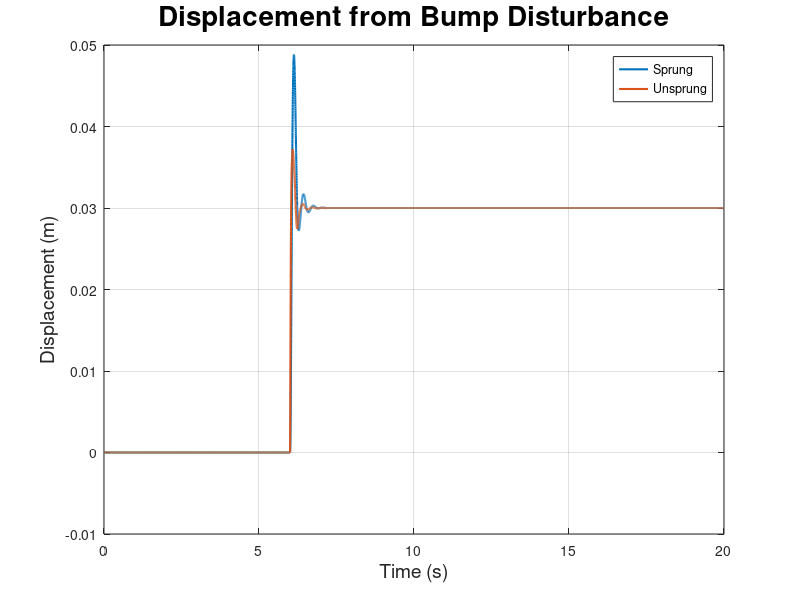
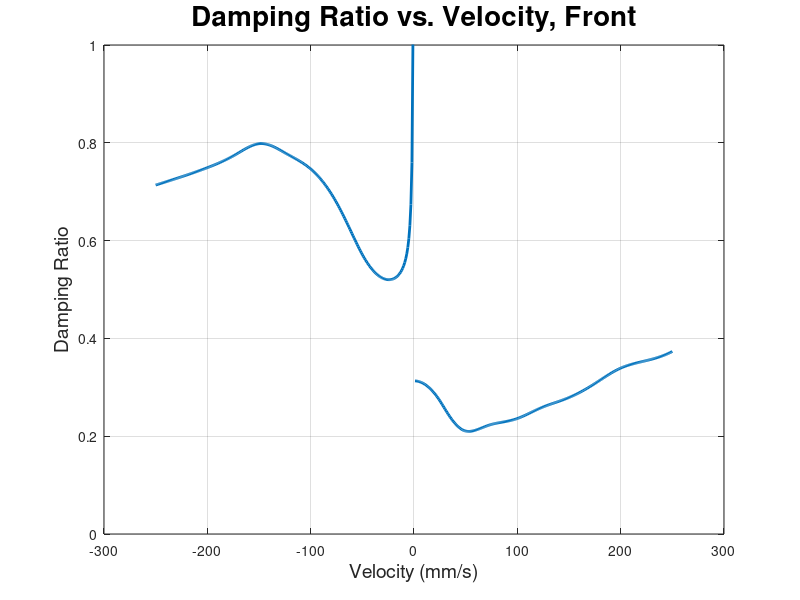
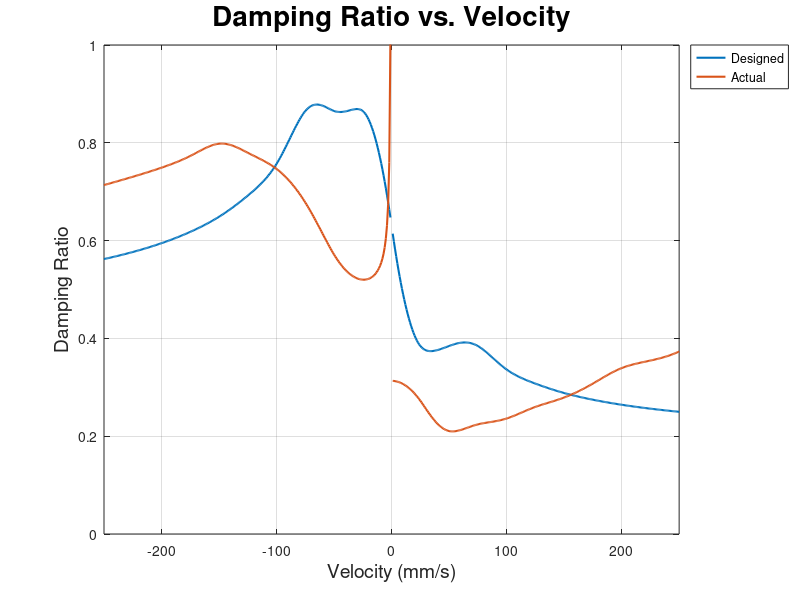
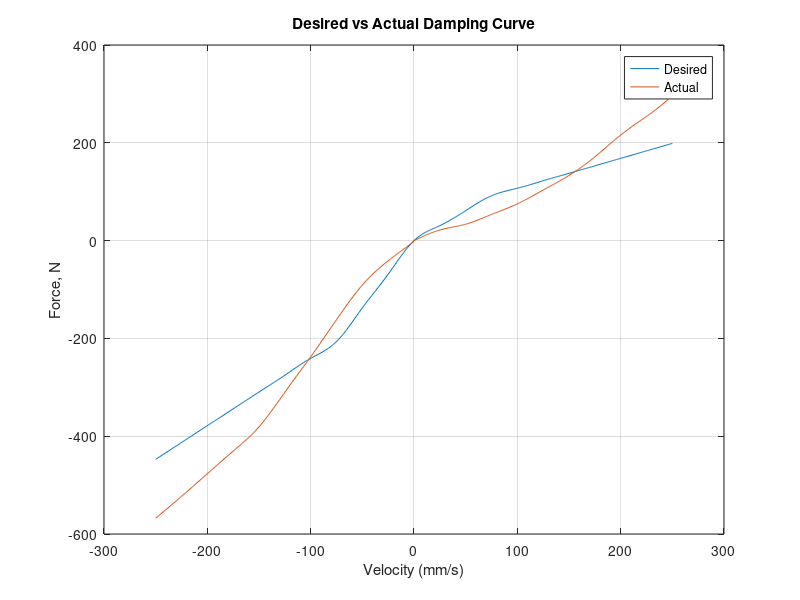

Reproduce these figures in MATLAB, in order.
% inputs

% FRONT axle only - compute rear separately

m1 = 141.885/2;  % sprung mass, kg
m2 =  22.36/2;  % unsprung mass, kg 
k = 35683.525;  % spring rate, N/m
kt = 101573.528;  % tire spring rate, N/m

vel_mm = linspace(-250,250,21);      % mm/s
xq=linspace(min(vel_mm),max(vel_mm),501);

c_ls2raw = [-667.732  -642.798  -619.507  -594.575  -566.361  -516.819  -463.994  -381.632  -297.640  -144.732    0.000   144.732   297.640   381.632   463.994   516.819   566.361   594.575   619.507   642.798   667.732];  % setting 2-4.3

c_ls2smooth = spline(vel_mm,c_ls2raw,xq);

c_ls4raw = [-628.1030532	-595.4551874	-559.5975595	-526.9460254	-494.3018279	-429.3435798	-367.6171037	-260.6458212	-169.8333981	-66.09388742	0	66.09388742	169.8333981	260.6458212	367.6171037	429.3435798	494.3018279	526.9460254	559.5975595	595.4551874	628.1030532];  % Setting 4-4.3

c_ls4smooth = spline(vel_mm,c_ls4raw,xq);

c_ls6raw = [-567.654  -523.030  -476.767  -430.508  -380.966  -310.093  -237.580  -161.787   -90.914   -41.372  -1.608   41.372    90.914   161.787   237.580   310.093   380.966   430.508   476.767   523.030   567.654];  % setting 6-4.3

c_ls6smooth = spline(vel_mm,c_ls6raw,xq);

c_ls10raw = [-441.322  -383.573  -329.109  -274.646  -221.819  -173.920  -127.655   -87.957   -49.897   -21.682    0    21.682    49.897    87.957   127.655   173.920   221.819   274.646   329.109   383.573   441.322];  % setting 10-4.3

c_ls10smooth = spline(vel_mm,c_ls10raw,xq);

c_ls15raw = [-296.943 -253.960 -215.905 -171.283 -133.225 -103.367 -75.155 -53.503 -33.491 -21.682 0.000 21.682 33.491 53.503 75.155 103.367 133.225 171.283 215.905 253.960 296.943];  % setting 15-4.3

c_ls15smooth = spline(vel_mm,c_ls15raw,xq);

c_design = [-447.297 -412.890 -378.482 -344.075 -309.667 -275.260 -240.852 -206.445 -137.630 -68.815 0.000 30.584 61.169 91.753	107.046	122.338	137.630	152.922	168.214	183.507	198.799];  % designed baseline damping curve

c_designsmooth = spline(vel_mm,c_design,xq);
 

force_N = zeros(size(xq));
force_N(xq <  0) = c_ls6smooth(xq <  0);   % rebound side from ls6
force_N(xq >= 0) = c_ls15smooth(xq >= 0);  % compression side from ls15

vel_si = xq / 1000;  % m/s
force_si = force_N;   % N

c_crit = 2*sqrt(k*m1) * vel_si;   % always positive, symmetric

c_table = [force_si; vel_si];

h = 0.03; % 30 mm bump

dt = 0.001;  % time step, s
tmax = 20;  % max time, s
tdist = 6;  % disturbance time, s

%F-k(x1-x2)-c(x1'-x2')=m1x1"

%-F+k(x1-x2)+c(x1'-x2')-kt(x2-xt(t))=m2x2"

%m1x1"+c(x1'-x2')+k(x1-x2)=F
%m2x2"-k(x1-x2)-c(x1'-x2')+ktx2=-F+ktxt

%[m1 0; 0 m2]*[x1"; x2"] + [c -c; -c c]*[x1'; x2'] + [k -k; -k k+kt]*[x1; x2] = [1 0; 1 kt]

function dXdt = quarter_car(t, X, m1, m2, k, kt, c_table, t_vec, xt_vec)

x1 = X(1);
x1_dot = X(2);
x2 = X(3);
x2_dot = X(4);

% interpolate road input
xt = interp1(t_vec, xt_vec, t, 'linear', 0);

% relative velocity
v_rel = x1_dot - x2_dot;

% damper force (nonlinear)
c_force = interp1(c_table(2,:), c_table(1,:), v_rel, 'linear', 'extrap');

% equations of motion
x1_ddot = (-k*(x1 - x2) - c_force) / m1;
x2_ddot = ( k*(x1 - x2) + c_force - kt*(x2 - xt) ) / m2;

dXdt = [x1_dot;
        x1_ddot;
        x2_dot;
        x2_ddot];
end

X0 = [0; 0; 0; 0];

t_vec = 0:dt:tmax;

xt = h * (t_vec > tdist);

opts = odeset('RelTol',1e-6,'AbsTol',1e-8);

[t_sol, X_sol] = ode45(@(t,X) quarter_car(t, X, m1, m2, k, kt, c_table, t_vec, xt), t_vec, X0, opts);

x1 = X_sol(:,1);  % sprung displacement
x2 = X_sol(:,3);  % unsprung displacement

damping_ratio_actual = force_si./c_crit;

damping_ratio_design = c_designsmooth./c_crit;

figure
plot(t_sol, x1, 'LineWidth', 1.5)
hold on
plot(t_sol, x2, 'LineWidth', 1.5)
legend('Sprung','Unsprung')
xlabel('Time (s)', 'FontSize', 14)
ylabel('Displacement (m)', 'FontSize', 14)
title('Displacement from Bump Disturbance', 'FontSize', 20)
grid on

figure
plot(xq, damping_ratio_actual, 'Linewidth', 2)
xlabel('Velocity (mm/s)', 'FontSize', 14)
ylabel('Damping Ratio', 'FontSize', 14)
title('Damping Ratio vs. Velocity, Front', 'FontSize', 20)
grid on
ylim([0 1])

figure
plot(xq, damping_ratio_design, 'LineWidth', 1.5) 
hold on
plot(xq, damping_ratio_actual, 'LineWidth', 1.5)
xlabel('Velocity (mm/s)', 'FontSize', 14)
ylabel('Damping Ratio', 'FontSize', 14)
title('Damping Ratio vs. Velocity', 'FontSize', 20)
grid on
ylim([0 1])
xlim([-250 250])
legend('Designed', 'Actual', 'Location','bestoutside')

figure
plot(xq, c_designsmooth, xq, force_si)
legend('Desired', 'Actual')
xlabel('Velocity (mm/s)')
ylabel('Force, N')
title('Desired vs Actual Damping Curve')
grid on
